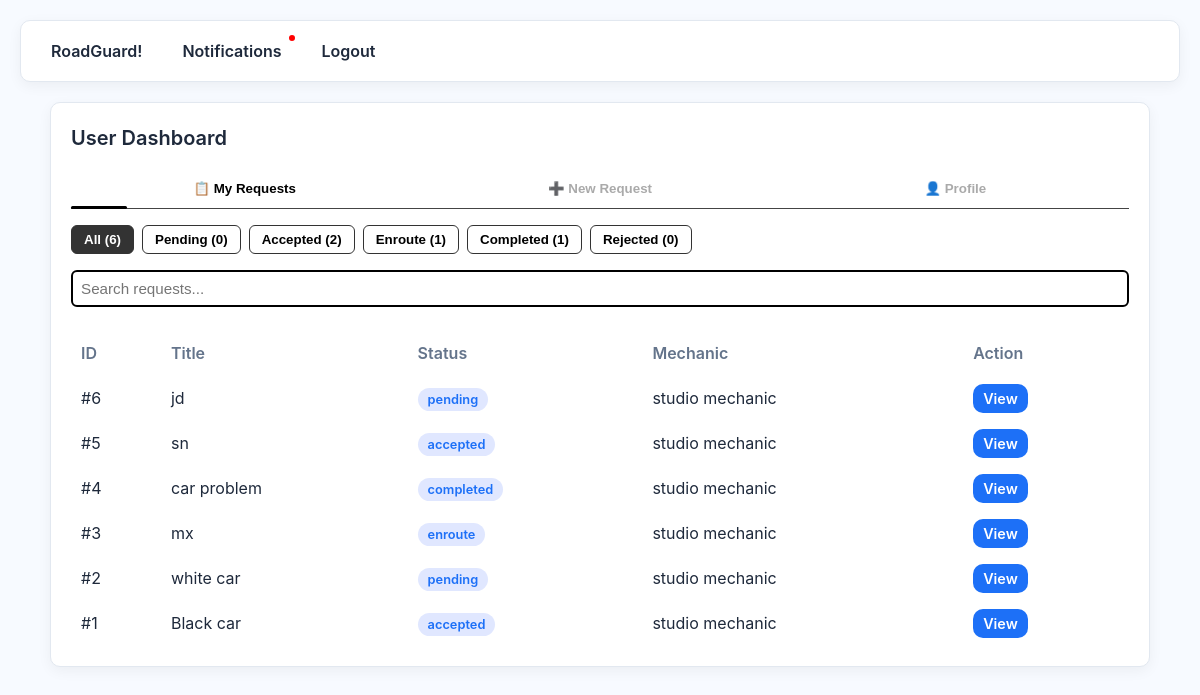
Page /user/dashboard (signed in) on the earlier database version.
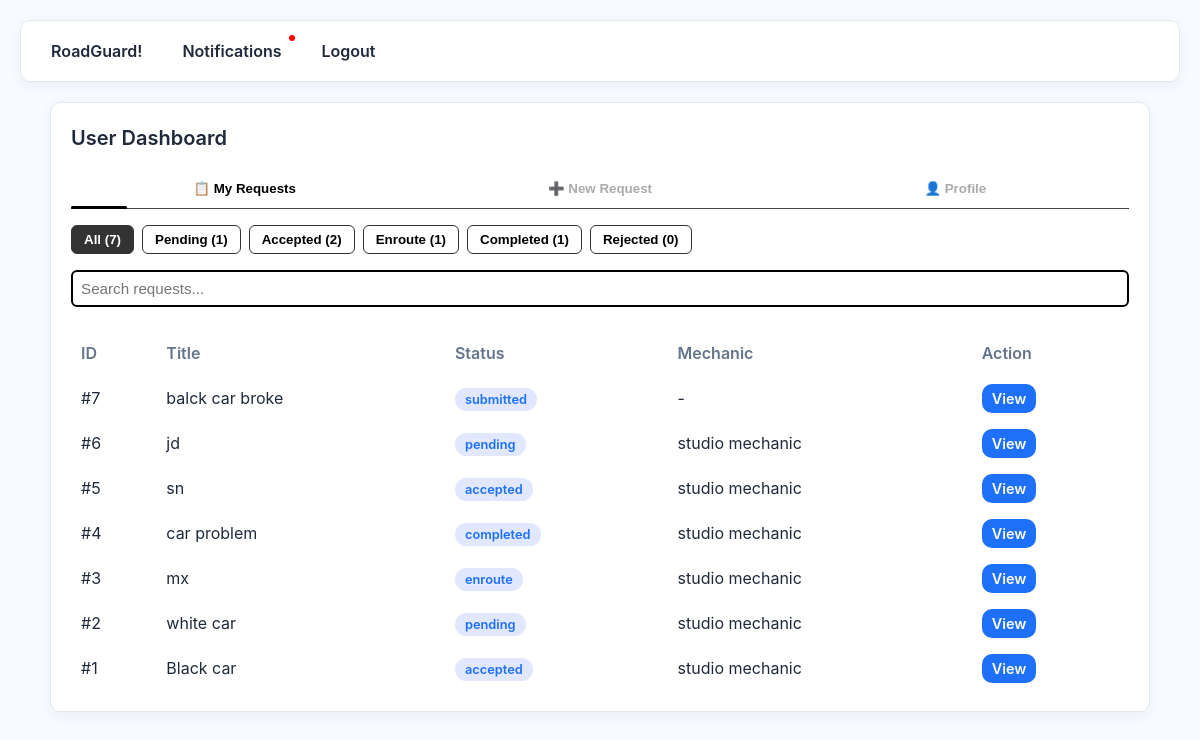
Same page on the later database version.
### app.py (models this page shows)
class ServiceRequest(db.Model):
    id = db.Column(db.Integer, primary_key=True)
    user_id = db.Column(db.Integer, db.ForeignKey('user.id'))
    title = db.Column(db.String(200))
    description = db.Column(db.Text)
    lat = db.Column(db.Float)
    lng = db.Column(db.Float)
    status = db.Column(db.String(50), default='submitted')
    created_at = db.Column(db.DateTime, default=datetime.utcnow)
    assigned_mechanic_id = db.Column(db.Integer, db.ForeignKey('user.id'), nullable=True)
    mechanic_response = db.Column(db.Text, nullable=True)
    user = db.relationship("User", foreign_keys=[user_id], backref="requests_made")
    mechanic = db.relationship("User", foreign_keys=[assigned_mechanic_id], backref="requests_taken")

class User(UserMixin, db.Model):
    id = db.Column(db.Integer, primary_key=True)
    name = db.Column(db.String(120))
    email = db.Column(db.String(120), unique=True)
    password = db.Column(db.String(120))
    role = db.Column(db.String(20), default=Role.USER.value)
    phone = db.Column(db.String(20))

### app.py (the view)
@app.route('/user/dashboard')
@login_required
def user_dashboard():
    if current_user.role != Role.USER.value:
        flash("Unauthorized",'danger')
        return redirect(url_for('index'))
    requests = ServiceRequest.query.filter_by(user_id=current_user.id).order_by(ServiceRequest.created_at.desc()).all()
    return render_template('user_dashboard.html', requests=requests)

### app.py (called while the page is built)
@login_manager.user_loader
def load_user(user_id):
    return User.query.get(int(user_id))

### templates/user_dashboard.html (shortened to what this page needs)
{% extends 'layout.html' %}
{% block content %}
<div class="card fade-in">
  <h2>User Dashboard</h2>
  <div class="tabs-container mt-16">
    <div class="tabs">
      <button class="tab-btn active" onclick="openTab(event, 'requests')">📋 My Requests</button>
      <button class="tab-btn" onclick="openTab(event, 'new')">➕ New Request</button>
      <button class="tab-btn" onclick="openTab(event, 'profile')">👤 Profile</button>
    </div>
    <div class="tab-underline"></div>
  </div>
  <div id="requests" class="tab-content active mt-16">
    {% if requests %}
      <div class="status-tabs mb-4">
        <button class="status-tab active" onclick="setStatusFilter('all')">All ({{ requests|length }})</button>
        <button class="status-tab" onclick="setStatusFilter('submitted')">Pending ({{ requests|selectattr('status','equalto','submitted')|list|length }})</button>
        <button class="status-tab" onclick="setStatusFilter('accepted')">Accepted ({{ requests|selectattr('status','equalto','accepted')|list|length }})</button>
        <button class="status-tab" onclick="setStatusFilter('enroute')">Enroute ({{ requests|selectattr('status','equalto','enroute')|list|length }})</button>
        <button class="status-tab" onclick="setStatusFilter('completed')">Completed ({{ requests|selectattr('status','equalto','completed')|list|length }})</button>
        <button class="status-tab" onclick="setStatusFilter('rejected')">Rejected ({{ requests|selectattr('status','equalto','rejected')|list|length }})</button>
      </div>
      <div class="mb-4">
        <input type="text" id="searchInput" placeholder="Search requests..." class="search-input" onkeyup="applyFilters()">
      </div>
      <div class="table-wrapper">
        <table class="request-table">
          <thead>
            <tr>
              <th>ID</th>
              <th>Title</th>
              <th>Status</th>
              <th>Mechanic</th>
              <th>Action</th>
            </tr>
          </thead>
          <tbody id="requestTableBody">
            {% for r in requests %}
            <tr data-status="{{ r.status|lower }}">
              <td>#{{ r.id }}</td>
              <td>{{ r.title }}</td>
              <td><span class="badge {{ r.status|lower }}">{{ r.status }}</span></td>
              <td>{% if r.mechanic %}{{ r.mechanic.name }}{% else %}-{% endif %}</td>
              <td><a href="{{ url_for('request_detail', req_id=r.id) }}" class="btn small no-underline">View</a></td>
            </tr>
            {% endfor %}
          </tbody>
        </table>
      </div>
    {% else %}
      <div class="empty">No requests yet.</div>
    {% endif %}
  </div>
</div>
<link rel="stylesheet" href="https://unpkg.com/leaflet/dist/leaflet.css" />
{% endblock %}

Differences in the rows shown:
added ServiceRequest: id "7", title "balck car broke", status "submitted"
Other differences:
{{ requests|length }}: "6" → "7"
{{ requests|selectattr('status','equalto','submitted')|list|length }}: "0" → "1"
